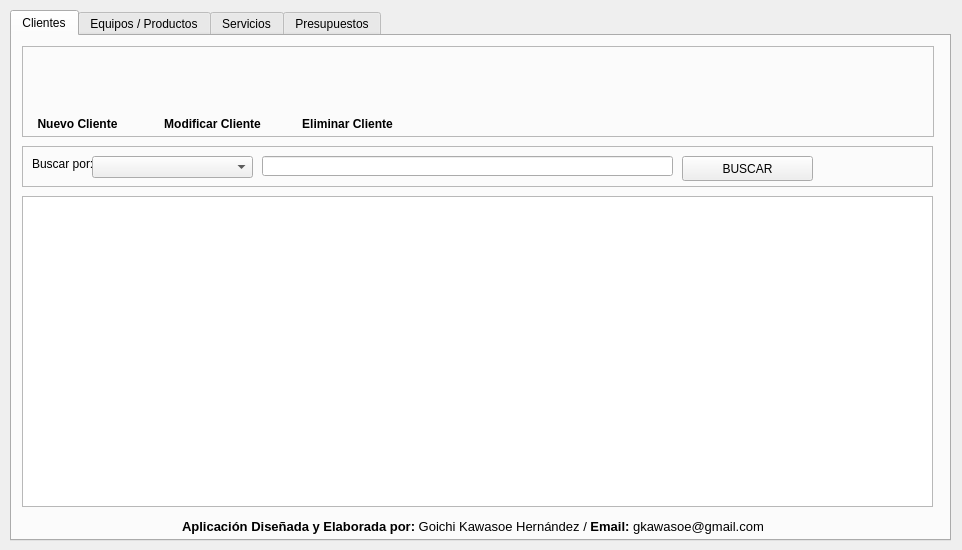
<?xml version="1.0" encoding="UTF-8"?>
<ui version="4.0">
 <class>PantallaPrincipalWindow</class>
 <widget class="QWidget" name="PantallaPrincipalWindow">
  <property name="geometry">
   <rect>
    <x>0</x>
    <y>0</y>
    <width>962</width>
    <height>550</height>
   </rect>
  </property>
  <property name="windowTitle">
   <string>Sistema de Facturación - Tecno Servicios A.J. Rojas</string>
  </property>
  <property name="windowIcon">
   <iconset>
    <normaloff>../assets/icons/logo_empresa.jpg</normaloff>../assets/icons/logo_empresa.jpg</iconset>
  </property>
  <widget class="QTabWidget" name="tabWidget">
   <property name="geometry">
    <rect>
     <x>10</x>
     <y>10</y>
     <width>941</width>
     <height>531</height>
    </rect>
   </property>
   <property name="currentIndex">
    <number>0</number>
   </property>
   <widget class="QWidget" name="tab">
    <attribute name="title">
     <string>Clientes</string>
    </attribute>
    <widget class="QFrame" name="clienteBotonFrame">
     <property name="geometry">
      <rect>
       <x>10</x>
       <y>10</y>
       <width>912</width>
       <height>91</height>
      </rect>
     </property>
     <property name="frameShape">
      <enum>QFrame::StyledPanel</enum>
     </property>
     <property name="frameShadow">
      <enum>QFrame::Raised</enum>
     </property>
     <widget class="QPushButton" name="clienteRegBoton">
      <property name="geometry">
       <rect>
        <x>20</x>
        <y>10</y>
        <width>71</width>
        <height>51</height>
       </rect>
      </property>
      <property name="cursor">
       <cursorShape>PointingHandCursor</cursorShape>
      </property>
      <property name="styleSheet">
       <string notr="true">QPushButton:hover
{
	border-style: solid;
	background-color: #bbdefb;
}

QPushButton:pressed
{
	background-color: #0069c0;
}</string>
      </property>
      <property name="text">
       <string/>
      </property>
      <property name="icon">
       <iconset>
        <normaloff>../assets/icons/clientes/nuevo cliente.png</normaloff>../assets/icons/clientes/nuevo cliente.png</iconset>
      </property>
      <property name="iconSize">
       <size>
        <width>50</width>
        <height>50</height>
       </size>
      </property>
      <property name="flat">
       <bool>true</bool>
      </property>
     </widget>
     <widget class="QLabel" name="label">
      <property name="geometry">
       <rect>
        <x>10</x>
        <y>70</y>
        <width>91</width>
        <height>16</height>
       </rect>
      </property>
      <property name="text">
       <string>&lt;html&gt;&lt;head/&gt;&lt;body&gt;&lt;p align=&quot;center&quot;&gt;&lt;span style=&quot; font-weight:600;&quot;&gt;Nuevo Cliente&lt;/span&gt;&lt;/p&gt;&lt;/body&gt;&lt;/html&gt;</string>
      </property>
     </widget>
     <widget class="QLabel" name="label_2">
      <property name="geometry">
       <rect>
        <x>140</x>
        <y>70</y>
        <width>101</width>
        <height>16</height>
       </rect>
      </property>
      <property name="text">
       <string>&lt;html&gt;&lt;head/&gt;&lt;body&gt;&lt;p align=&quot;center&quot;&gt;&lt;span style=&quot; font-weight:600;&quot;&gt;Modificar Cliente&lt;/span&gt;&lt;/p&gt;&lt;/body&gt;&lt;/html&gt;</string>
      </property>
     </widget>
     <widget class="QPushButton" name="clienteModBoton">
      <property name="geometry">
       <rect>
        <x>150</x>
        <y>10</y>
        <width>71</width>
        <height>51</height>
       </rect>
      </property>
      <property name="cursor">
       <cursorShape>PointingHandCursor</cursorShape>
      </property>
      <property name="styleSheet">
       <string notr="true">QPushButton:hover
{
	border-style: solid;
	background-color: #bbdefb;
}

QPushButton:pressed
{
	background-color: #0069c0;
}</string>
      </property>
      <property name="text">
       <string/>
      </property>
      <property name="icon">
       <iconset>
        <normaloff>../assets/icons/clientes/modificar cliente.png</normaloff>../assets/icons/clientes/modificar cliente.png</iconset>
      </property>
      <property name="iconSize">
       <size>
        <width>50</width>
        <height>50</height>
       </size>
      </property>
      <property name="flat">
       <bool>true</bool>
      </property>
     </widget>
     <widget class="QLabel" name="label_3">
      <property name="geometry">
       <rect>
        <x>280</x>
        <y>70</y>
        <width>91</width>
        <height>16</height>
       </rect>
      </property>
      <property name="text">
       <string>&lt;html&gt;&lt;head/&gt;&lt;body&gt;&lt;p align=&quot;center&quot;&gt;&lt;span style=&quot; font-weight:600;&quot;&gt;Eliminar Cliente&lt;/span&gt;&lt;/p&gt;&lt;/body&gt;&lt;/html&gt;</string>
      </property>
     </widget>
     <widget class="QPushButton" name="clienteElimBoton">
      <property name="geometry">
       <rect>
        <x>290</x>
        <y>10</y>
        <width>71</width>
        <height>51</height>
       </rect>
      </property>
      <property name="cursor">
       <cursorShape>PointingHandCursor</cursorShape>
      </property>
      <property name="styleSheet">
       <string notr="true">QPushButton:hover
{
	border-style: solid;
	background-color: #bbdefb;
}

QPushButton:pressed
{
	background-color: #0069c0;
}</string>
      </property>
      <property name="text">
       <string/>
      </property>
      <property name="icon">
       <iconset>
        <normaloff>../assets/icons/clientes/eliminar cliente.png</normaloff>../assets/icons/clientes/eliminar cliente.png</iconset>
      </property>
      <property name="iconSize">
       <size>
        <width>50</width>
        <height>50</height>
       </size>
      </property>
      <property name="flat">
       <bool>true</bool>
      </property>
     </widget>
    </widget>
    <widget class="QFrame" name="frame">
     <property name="geometry">
      <rect>
       <x>10</x>
       <y>110</y>
       <width>911</width>
       <height>41</height>
      </rect>
     </property>
     <property name="frameShape">
      <enum>QFrame::StyledPanel</enum>
     </property>
     <property name="frameShadow">
      <enum>QFrame::Raised</enum>
     </property>
     <widget class="QLabel" name="label_4">
      <property name="geometry">
       <rect>
        <x>10</x>
        <y>10</y>
        <width>61</width>
        <height>16</height>
       </rect>
      </property>
      <property name="text">
       <string>&lt;html&gt;&lt;head/&gt;&lt;body&gt;&lt;p&gt;Buscar por:&lt;/p&gt;&lt;/body&gt;&lt;/html&gt;</string>
      </property>
     </widget>
     <widget class="QComboBox" name="clienteBusComboBox">
      <property name="geometry">
       <rect>
        <x>70</x>
        <y>10</y>
        <width>161</width>
        <height>22</height>
       </rect>
      </property>
     </widget>
     <widget class="QLineEdit" name="clienteBusLineEdit">
      <property name="geometry">
       <rect>
        <x>240</x>
        <y>10</y>
        <width>411</width>
        <height>20</height>
       </rect>
      </property>
     </widget>
     <widget class="QPushButton" name="clienteBusBoton">
      <property name="geometry">
       <rect>
        <x>660</x>
        <y>10</y>
        <width>131</width>
        <height>25</height>
       </rect>
      </property>
      <property name="text">
       <string>BUSCAR</string>
      </property>
      <property name="icon">
       <iconset>
        <normaloff>../assets/icons/botones/buscar.png</normaloff>../assets/icons/botones/buscar.png</iconset>
      </property>
      <property name="iconSize">
       <size>
        <width>30</width>
        <height>30</height>
       </size>
      </property>
     </widget>
    </widget>
    <widget class="QTableWidget" name="clienteTabla">
     <property name="geometry">
      <rect>
       <x>10</x>
       <y>160</y>
       <width>911</width>
       <height>311</height>
      </rect>
     </property>
    </widget>
    <widget class="QLabel" name="label_19">
     <property name="geometry">
      <rect>
       <x>170</x>
       <y>480</y>
       <width>611</width>
       <height>21</height>
      </rect>
     </property>
     <property name="text">
      <string>&lt;html&gt;&lt;head/&gt;&lt;body&gt;&lt;p&gt;&lt;span style=&quot; font-size:10pt; font-weight:600;&quot;&gt;Aplicación Diseñada y Elaborada por:&lt;/span&gt;&lt;span style=&quot; font-size:10pt;&quot;&gt; Goichi Kawasoe Hernández / &lt;/span&gt;&lt;span style=&quot; font-size:10pt; font-weight:600;&quot;&gt;Email: &lt;/span&gt;&lt;span style=&quot; font-size:10pt;&quot;&gt;gkawasoe@gmail.com&lt;/span&gt;&lt;/p&gt;&lt;/body&gt;&lt;/html&gt;</string>
     </property>
    </widget>
   </widget>
   <widget class="QWidget" name="tab_3">
    <attribute name="title">
     <string>Equipos / Productos</string>
    </attribute>
    <widget class="QFrame" name="clienteBotonFrame_2">
     <property name="geometry">
      <rect>
       <x>10</x>
       <y>10</y>
       <width>912</width>
       <height>91</height>
      </rect>
     </property>
     <property name="frameShape">
      <enum>QFrame::StyledPanel</enum>
     </property>
     <property name="frameShadow">
      <enum>QFrame::Raised</enum>
     </property>
     <widget class="QPushButton" name="equipoRegBoton">
      <property name="geometry">
       <rect>
        <x>20</x>
        <y>10</y>
        <width>71</width>
        <height>51</height>
       </rect>
      </property>
      <property name="cursor">
       <cursorShape>PointingHandCursor</cursorShape>
      </property>
      <property name="styleSheet">
       <string notr="true">QPushButton:hover
{
	border-style: solid;
	background-color: #bbdefb;
}

QPushButton:pressed
{
	background-color: #0069c0;
}</string>
      </property>
      <property name="text">
       <string/>
      </property>
      <property name="icon">
       <iconset>
        <normaloff>../assets/icons/equipos_productos/nuevo.png</normaloff>../assets/icons/equipos_productos/nuevo.png</iconset>
      </property>
      <property name="iconSize">
       <size>
        <width>50</width>
        <height>50</height>
       </size>
      </property>
      <property name="flat">
       <bool>true</bool>
      </property>
     </widget>
     <widget class="QLabel" name="label_5">
      <property name="geometry">
       <rect>
        <x>10</x>
        <y>70</y>
        <width>101</width>
        <height>16</height>
       </rect>
      </property>
      <property name="text">
       <string>&lt;html&gt;&lt;head/&gt;&lt;body&gt;&lt;p align=&quot;center&quot;&gt;&lt;span style=&quot; font-weight:600;&quot;&gt;Nuevo Producto&lt;/span&gt;&lt;/p&gt;&lt;/body&gt;&lt;/html&gt;</string>
      </property>
     </widget>
     <widget class="QLabel" name="label_6">
      <property name="geometry">
       <rect>
        <x>135</x>
        <y>70</y>
        <width>111</width>
        <height>16</height>
       </rect>
      </property>
      <property name="text">
       <string>&lt;html&gt;&lt;head/&gt;&lt;body&gt;&lt;p align=&quot;center&quot;&gt;&lt;span style=&quot; font-weight:600;&quot;&gt;Modificar Producto&lt;/span&gt;&lt;/p&gt;&lt;/body&gt;&lt;/html&gt;</string>
      </property>
     </widget>
     <widget class="QPushButton" name="equipoModBoton">
      <property name="geometry">
       <rect>
        <x>150</x>
        <y>10</y>
        <width>71</width>
        <height>51</height>
       </rect>
      </property>
      <property name="cursor">
       <cursorShape>PointingHandCursor</cursorShape>
      </property>
      <property name="styleSheet">
       <string notr="true">QPushButton:hover
{
	border-style: solid;
	background-color: #bbdefb;
}

QPushButton:pressed
{
	background-color: #0069c0;
}</string>
      </property>
      <property name="text">
       <string/>
      </property>
      <property name="icon">
       <iconset>
        <normaloff>../assets/icons/equipos_productos/modificar.png</normaloff>../assets/icons/equipos_productos/modificar.png</iconset>
      </property>
      <property name="iconSize">
       <size>
        <width>50</width>
        <height>50</height>
       </size>
      </property>
      <property name="flat">
       <bool>true</bool>
      </property>
     </widget>
     <widget class="QLabel" name="label_7">
      <property name="geometry">
       <rect>
        <x>280</x>
        <y>70</y>
        <width>101</width>
        <height>16</height>
       </rect>
      </property>
      <property name="text">
       <string>&lt;html&gt;&lt;head/&gt;&lt;body&gt;&lt;p align=&quot;center&quot;&gt;&lt;span style=&quot; font-weight:600;&quot;&gt;Eliminar Producto&lt;/span&gt;&lt;/p&gt;&lt;/body&gt;&lt;/html&gt;</string>
      </property>
     </widget>
     <widget class="QPushButton" name="equipoElimBoton">
      <property name="geometry">
       <rect>
        <x>290</x>
        <y>10</y>
        <width>71</width>
        <height>51</height>
       </rect>
      </property>
      <property name="cursor">
       <cursorShape>PointingHandCursor</cursorShape>
      </property>
      <property name="styleSheet">
       <string notr="true">QPushButton:hover
{
	border-style: solid;
	background-color: #bbdefb;
}

QPushButton:pressed
{
	background-color: #0069c0;
}</string>
      </property>
      <property name="text">
       <string/>
      </property>
      <property name="icon">
       <iconset>
        <normaloff>../assets/icons/equipos_productos/eliminar.png</normaloff>../assets/icons/equipos_productos/eliminar.png</iconset>
      </property>
      <property name="iconSize">
       <size>
        <width>50</width>
        <height>50</height>
       </size>
      </property>
      <property name="flat">
       <bool>true</bool>
      </property>
     </widget>
    </widget>
    <widget class="QTableWidget" name="equipoTabla">
     <property name="geometry">
      <rect>
       <x>10</x>
       <y>160</y>
       <width>911</width>
       <height>311</height>
      </rect>
     </property>
    </widget>
    <widget class="QFrame" name="frame_2">
     <property name="geometry">
      <rect>
       <x>10</x>
       <y>110</y>
       <width>911</width>
       <height>41</height>
      </rect>
     </property>
     <property name="frameShape">
      <enum>QFrame::StyledPanel</enum>
     </property>
     <property name="frameShadow">
      <enum>QFrame::Raised</enum>
     </property>
     <widget class="QLabel" name="label_8">
      <property name="geometry">
       <rect>
        <x>10</x>
        <y>10</y>
        <width>61</width>
        <height>16</height>
       </rect>
      </property>
      <property name="text">
       <string>&lt;html&gt;&lt;head/&gt;&lt;body&gt;&lt;p&gt;Buscar por:&lt;/p&gt;&lt;/body&gt;&lt;/html&gt;</string>
      </property>
     </widget>
     <widget class="QComboBox" name="equipoBusComboBox">
      <property name="geometry">
       <rect>
        <x>70</x>
        <y>10</y>
        <width>161</width>
        <height>22</height>
       </rect>
      </property>
     </widget>
     <widget class="QLineEdit" name="equipoBusLineEdit">
      <property name="geometry">
       <rect>
        <x>240</x>
        <y>10</y>
        <width>411</width>
        <height>20</height>
       </rect>
      </property>
     </widget>
     <widget class="QPushButton" name="equipoBusBoton">
      <property name="geometry">
       <rect>
        <x>660</x>
        <y>10</y>
        <width>131</width>
        <height>25</height>
       </rect>
      </property>
      <property name="text">
       <string>BUSCAR</string>
      </property>
      <property name="icon">
       <iconset>
        <normaloff>../assets/icons/botones/buscar.png</normaloff>../assets/icons/botones/buscar.png</iconset>
      </property>
      <property name="iconSize">
       <size>
        <width>30</width>
        <height>30</height>
       </size>
      </property>
     </widget>
    </widget>
    <widget class="QLabel" name="label_20">
     <property name="geometry">
      <rect>
       <x>170</x>
       <y>480</y>
       <width>611</width>
       <height>21</height>
      </rect>
     </property>
     <property name="text">
      <string>&lt;html&gt;&lt;head/&gt;&lt;body&gt;&lt;p&gt;&lt;span style=&quot; font-size:10pt; font-weight:600;&quot;&gt;Aplicación Diseñada y Elaborada por:&lt;/span&gt;&lt;span style=&quot; font-size:10pt;&quot;&gt; Goichi Kawasoe Hernández / &lt;/span&gt;&lt;span style=&quot; font-size:10pt; font-weight:600;&quot;&gt;Email: &lt;/span&gt;&lt;span style=&quot; font-size:10pt;&quot;&gt;gkawasoe@gmail.com&lt;/span&gt;&lt;/p&gt;&lt;/body&gt;&lt;/html&gt;</string>
     </property>
    </widget>
   </widget>
   <widget class="QWidget" name="tab_2">
    <attribute name="title">
     <string>Servicios</string>
    </attribute>
    <widget class="QFrame" name="clienteBotonFrame_3">
     <property name="geometry">
      <rect>
       <x>10</x>
       <y>10</y>
       <width>912</width>
       <height>91</height>
      </rect>
     </property>
     <property name="frameShape">
      <enum>QFrame::StyledPanel</enum>
     </property>
     <property name="frameShadow">
      <enum>QFrame::Raised</enum>
     </property>
     <widget class="QPushButton" name="servicioRegBoton">
      <property name="geometry">
       <rect>
        <x>20</x>
        <y>10</y>
        <width>71</width>
        <height>51</height>
       </rect>
      </property>
      <property name="cursor">
       <cursorShape>PointingHandCursor</cursorShape>
      </property>
      <property name="styleSheet">
       <string notr="true">QPushButton:hover
{
	border-style: solid;
	background-color: #bbdefb;
}

QPushButton:pressed
{
	background-color: #0069c0;
}</string>
      </property>
      <property name="text">
       <string/>
      </property>
      <property name="icon">
       <iconset>
        <normaloff>../assets/icons/servicios/nuevo servicio.png</normaloff>../assets/icons/servicios/nuevo servicio.png</iconset>
      </property>
      <property name="iconSize">
       <size>
        <width>50</width>
        <height>50</height>
       </size>
      </property>
      <property name="flat">
       <bool>true</bool>
      </property>
     </widget>
     <widget class="QLabel" name="label_9">
      <property name="geometry">
       <rect>
        <x>10</x>
        <y>70</y>
        <width>91</width>
        <height>16</height>
       </rect>
      </property>
      <property name="text">
       <string>&lt;html&gt;&lt;head/&gt;&lt;body&gt;&lt;p align=&quot;center&quot;&gt;&lt;span style=&quot; font-weight:600;&quot;&gt;Nuevo Servicio&lt;/span&gt;&lt;/p&gt;&lt;/body&gt;&lt;/html&gt;</string>
      </property>
     </widget>
     <widget class="QLabel" name="label_10">
      <property name="geometry">
       <rect>
        <x>140</x>
        <y>70</y>
        <width>101</width>
        <height>16</height>
       </rect>
      </property>
      <property name="text">
       <string>&lt;html&gt;&lt;head/&gt;&lt;body&gt;&lt;p align=&quot;center&quot;&gt;&lt;span style=&quot; font-weight:600;&quot;&gt;Modificar Servicio&lt;/span&gt;&lt;/p&gt;&lt;/body&gt;&lt;/html&gt;</string>
      </property>
     </widget>
     <widget class="QPushButton" name="servicioModBoton">
      <property name="geometry">
       <rect>
        <x>150</x>
        <y>10</y>
        <width>71</width>
        <height>51</height>
       </rect>
      </property>
      <property name="cursor">
       <cursorShape>PointingHandCursor</cursorShape>
      </property>
      <property name="styleSheet">
       <string notr="true">QPushButton:hover
{
	border-style: solid;
	background-color: #bbdefb;
}

QPushButton:pressed
{
	background-color: #0069c0;
}</string>
      </property>
      <property name="text">
       <string/>
      </property>
      <property name="icon">
       <iconset>
        <normaloff>../assets/icons/servicios/modificar servicio.png</normaloff>../assets/icons/servicios/modificar servicio.png</iconset>
      </property>
      <property name="iconSize">
       <size>
        <width>50</width>
        <height>50</height>
       </size>
      </property>
      <property name="flat">
       <bool>true</bool>
      </property>
     </widget>
     <widget class="QLabel" name="label_11">
      <property name="geometry">
       <rect>
        <x>280</x>
        <y>70</y>
        <width>101</width>
        <height>16</height>
       </rect>
      </property>
      <property name="text">
       <string>&lt;html&gt;&lt;head/&gt;&lt;body&gt;&lt;p align=&quot;center&quot;&gt;&lt;span style=&quot; font-weight:600;&quot;&gt;Eliminar Servicio&lt;/span&gt;&lt;/p&gt;&lt;/body&gt;&lt;/html&gt;</string>
      </property>
     </widget>
     <widget class="QPushButton" name="servicioElimBoton">
      <property name="geometry">
       <rect>
        <x>290</x>
        <y>10</y>
        <width>71</width>
        <height>51</height>
       </rect>
      </property>
      <property name="cursor">
       <cursorShape>PointingHandCursor</cursorShape>
      </property>
      <property name="styleSheet">
       <string notr="true">QPushButton:hover
{
	border-style: solid;
	background-color: #bbdefb;
}

QPushButton:pressed
{
	background-color: #0069c0;
}</string>
      </property>
      <property name="text">
       <string/>
      </property>
      <property name="icon">
       <iconset>
        <normaloff>../assets/icons/servicios/cancelar servicio.png</normaloff>../assets/icons/servicios/cancelar servicio.png</iconset>
      </property>
      <property name="iconSize">
       <size>
        <width>50</width>
        <height>50</height>
       </size>
      </property>
      <property name="flat">
       <bool>true</bool>
      </property>
     </widget>
    </widget>
    <widget class="QTableWidget" name="servicioTabla">
     <property name="geometry">
      <rect>
       <x>10</x>
       <y>160</y>
       <width>911</width>
       <height>311</height>
      </rect>
     </property>
    </widget>
    <widget class="QFrame" name="frame_3">
     <property name="geometry">
      <rect>
       <x>10</x>
       <y>110</y>
       <width>911</width>
       <height>41</height>
      </rect>
     </property>
     <property name="frameShape">
      <enum>QFrame::StyledPanel</enum>
     </property>
     <property name="frameShadow">
      <enum>QFrame::Raised</enum>
     </property>
     <widget class="QLabel" name="label_12">
      <property name="geometry">
       <rect>
        <x>10</x>
        <y>10</y>
        <width>61</width>
        <height>16</height>
       </rect>
      </property>
      <property name="text">
       <string>&lt;html&gt;&lt;head/&gt;&lt;body&gt;&lt;p&gt;Buscar por:&lt;/p&gt;&lt;/body&gt;&lt;/html&gt;</string>
      </property>
     </widget>
     <widget class="QComboBox" name="servicioBusComboBox">
      <property name="geometry">
       <rect>
        <x>70</x>
        <y>10</y>
        <width>161</width>
        <height>22</height>
       </rect>
      </property>
     </widget>
     <widget class="QLineEdit" name="servicioBusLineEdit">
      <property name="geometry">
       <rect>
        <x>240</x>
        <y>10</y>
        <width>411</width>
        <height>20</height>
       </rect>
      </property>
     </widget>
     <widget class="QPushButton" name="servicioBusBoton">
      <property name="geometry">
       <rect>
        <x>660</x>
        <y>10</y>
        <width>131</width>
        <height>25</height>
       </rect>
      </property>
      <property name="text">
       <string>BUSCAR</string>
      </property>
      <property name="icon">
       <iconset>
        <normaloff>../assets/icons/botones/buscar.png</normaloff>../assets/icons/botones/buscar.png</iconset>
      </property>
      <property name="iconSize">
       <size>
        <width>30</width>
        <height>30</height>
       </size>
      </property>
     </widget>
    </widget>
    <widget class="QLabel" name="label_21">
     <property name="geometry">
      <rect>
       <x>170</x>
       <y>480</y>
       <width>611</width>
       <height>21</height>
      </rect>
     </property>
     <property name="text">
      <string>&lt;html&gt;&lt;head/&gt;&lt;body&gt;&lt;p&gt;&lt;span style=&quot; font-size:10pt; font-weight:600;&quot;&gt;Aplicación Diseñada y Elaborada por:&lt;/span&gt;&lt;span style=&quot; font-size:10pt;&quot;&gt; Goichi Kawasoe Hernández / &lt;/span&gt;&lt;span style=&quot; font-size:10pt; font-weight:600;&quot;&gt;Email: &lt;/span&gt;&lt;span style=&quot; font-size:10pt;&quot;&gt;gkawasoe@gmail.com&lt;/span&gt;&lt;/p&gt;&lt;/body&gt;&lt;/html&gt;</string>
     </property>
    </widget>
   </widget>
   <widget class="QWidget" name="tab_4">
    <attribute name="title">
     <string>Presupuestos</string>
    </attribute>
    <widget class="QFrame" name="clienteBotonFrame_4">
     <property name="geometry">
      <rect>
       <x>10</x>
       <y>10</y>
       <width>912</width>
       <height>91</height>
      </rect>
     </property>
     <property name="frameShape">
      <enum>QFrame::StyledPanel</enum>
     </property>
     <property name="frameShadow">
      <enum>QFrame::Raised</enum>
     </property>
     <widget class="QPushButton" name="presupuestoRegBoton">
      <property name="geometry">
       <rect>
        <x>20</x>
        <y>10</y>
        <width>71</width>
        <height>51</height>
       </rect>
      </property>
      <property name="cursor">
       <cursorShape>PointingHandCursor</cursorShape>
      </property>
      <property name="styleSheet">
       <string notr="true">QPushButton:hover
{
	border-style: solid;
	background-color: #bbdefb;
}

QPushButton:pressed
{
	background-color: #0069c0;
}</string>
      </property>
      <property name="text">
       <string/>
      </property>
      <property name="icon">
       <iconset>
        <normaloff>../assets/icons/presupuestos/nuevo presupuesto.png</normaloff>../assets/icons/presupuestos/nuevo presupuesto.png</iconset>
      </property>
      <property name="iconSize">
       <size>
        <width>50</width>
        <height>50</height>
       </size>
      </property>
      <property name="flat">
       <bool>true</bool>
      </property>
     </widget>
     <widget class="QLabel" name="label_13">
      <property name="geometry">
       <rect>
        <x>0</x>
        <y>70</y>
        <width>121</width>
        <height>16</height>
       </rect>
      </property>
      <property name="text">
       <string>&lt;html&gt;&lt;head/&gt;&lt;body&gt;&lt;p align=&quot;center&quot;&gt;&lt;span style=&quot; font-weight:600;&quot;&gt;Nuevo Presupuesto&lt;/span&gt;&lt;/p&gt;&lt;/body&gt;&lt;/html&gt;</string>
      </property>
     </widget>
     <widget class="QLabel" name="label_14">
      <property name="geometry">
       <rect>
        <x>130</x>
        <y>70</y>
        <width>131</width>
        <height>16</height>
       </rect>
      </property>
      <property name="text">
       <string>&lt;html&gt;&lt;head/&gt;&lt;body&gt;&lt;p align=&quot;center&quot;&gt;&lt;span style=&quot; font-weight:600;&quot;&gt;Modificar Presupuesto&lt;/span&gt;&lt;/p&gt;&lt;/body&gt;&lt;/html&gt;</string>
      </property>
     </widget>
     <widget class="QPushButton" name="presupuestoModBoton">
      <property name="geometry">
       <rect>
        <x>150</x>
        <y>10</y>
        <width>71</width>
        <height>51</height>
       </rect>
      </property>
      <property name="cursor">
       <cursorShape>PointingHandCursor</cursorShape>
      </property>
      <property name="styleSheet">
       <string notr="true">QPushButton:hover
{
	border-style: solid;
	background-color: #bbdefb;
}

QPushButton:pressed
{
	background-color: #0069c0;
}</string>
      </property>
      <property name="text">
       <string/>
      </property>
      <property name="icon">
       <iconset>
        <normaloff>../assets/icons/presupuestos/modificar presupuesto.png</normaloff>../assets/icons/presupuestos/modificar presupuesto.png</iconset>
      </property>
      <property name="iconSize">
       <size>
        <width>50</width>
        <height>50</height>
       </size>
      </property>
      <property name="flat">
       <bool>true</bool>
      </property>
     </widget>
     <widget class="QLabel" name="label_15">
      <property name="geometry">
       <rect>
        <x>270</x>
        <y>70</y>
        <width>131</width>
        <height>16</height>
       </rect>
      </property>
      <property name="text">
       <string>&lt;html&gt;&lt;head/&gt;&lt;body&gt;&lt;p align=&quot;center&quot;&gt;&lt;span style=&quot; font-weight:600;&quot;&gt;Eliminar Presupuesto&lt;/span&gt;&lt;/p&gt;&lt;/body&gt;&lt;/html&gt;</string>
      </property>
     </widget>
     <widget class="QPushButton" name="presupuestoElimBoton">
      <property name="geometry">
       <rect>
        <x>290</x>
        <y>10</y>
        <width>71</width>
        <height>51</height>
       </rect>
      </property>
      <property name="cursor">
       <cursorShape>PointingHandCursor</cursorShape>
      </property>
      <property name="styleSheet">
       <string notr="true">QPushButton:hover
{
	border-style: solid;
	background-color: #bbdefb;
}

QPushButton:pressed
{
	background-color: #0069c0;
}</string>
      </property>
      <property name="text">
       <string/>
      </property>
      <property name="icon">
       <iconset>
        <normaloff>../assets/icons/presupuestos/eliminar presupuesto.png</normaloff>../assets/icons/presupuestos/eliminar presupuesto.png</iconset>
      </property>
      <property name="iconSize">
       <size>
        <width>50</width>
        <height>50</height>
       </size>
      </property>
      <property name="flat">
       <bool>true</bool>
      </property>
     </widget>
     <widget class="QPushButton" name="presupuestoImpBoton">
      <property name="geometry">
       <rect>
        <x>430</x>
        <y>10</y>
        <width>71</width>
        <height>51</height>
       </rect>
      </property>
      <property name="cursor">
       <cursorShape>PointingHandCursor</cursorShape>
      </property>
      <property name="styleSheet">
       <string notr="true">QPushButton:hover
{
	border-style: solid;
	background-color: #bbdefb;
}

QPushButton:pressed
{
	background-color: #0069c0;
}</string>
      </property>
      <property name="text">
       <string/>
      </property>
      <property name="icon">
       <iconset>
        <normaloff>../assets/icons/presupuestos/imprimir presupuesto.png</normaloff>../assets/icons/presupuestos/imprimir presupuesto.png</iconset>
      </property>
      <property name="iconSize">
       <size>
        <width>50</width>
        <height>50</height>
       </size>
      </property>
      <property name="flat">
       <bool>true</bool>
      </property>
     </widget>
     <widget class="QLabel" name="label_17">
      <property name="geometry">
       <rect>
        <x>410</x>
        <y>70</y>
        <width>131</width>
        <height>16</height>
       </rect>
      </property>
      <property name="text">
       <string>&lt;html&gt;&lt;head/&gt;&lt;body&gt;&lt;p align=&quot;center&quot;&gt;&lt;span style=&quot; font-weight:600;&quot;&gt;Imprimir Presupuesto&lt;/span&gt;&lt;/p&gt;&lt;/body&gt;&lt;/html&gt;</string>
      </property>
     </widget>
    </widget>
    <widget class="QFrame" name="frame_4">
     <property name="geometry">
      <rect>
       <x>10</x>
       <y>110</y>
       <width>911</width>
       <height>41</height>
      </rect>
     </property>
     <property name="frameShape">
      <enum>QFrame::StyledPanel</enum>
     </property>
     <property name="frameShadow">
      <enum>QFrame::Raised</enum>
     </property>
     <widget class="QLabel" name="label_16">
      <property name="geometry">
       <rect>
        <x>10</x>
        <y>10</y>
        <width>61</width>
        <height>16</height>
       </rect>
      </property>
      <property name="text">
       <string>&lt;html&gt;&lt;head/&gt;&lt;body&gt;&lt;p&gt;Buscar por:&lt;/p&gt;&lt;/body&gt;&lt;/html&gt;</string>
      </property>
     </widget>
     <widget class="QComboBox" name="presupuestoBusComboBox">
      <property name="geometry">
       <rect>
        <x>70</x>
        <y>10</y>
        <width>161</width>
        <height>22</height>
       </rect>
      </property>
     </widget>
     <widget class="QLineEdit" name="presupuestoBusLineEdit">
      <property name="geometry">
       <rect>
        <x>240</x>
        <y>10</y>
        <width>411</width>
        <height>20</height>
       </rect>
      </property>
     </widget>
     <widget class="QPushButton" name="presupuestoBusBoton">
      <property name="geometry">
       <rect>
        <x>660</x>
        <y>10</y>
        <width>131</width>
        <height>25</height>
       </rect>
      </property>
      <property name="text">
       <string>BUSCAR</string>
      </property>
      <property name="icon">
       <iconset>
        <normaloff>../assets/icons/botones/buscar.png</normaloff>../assets/icons/botones/buscar.png</iconset>
      </property>
      <property name="iconSize">
       <size>
        <width>30</width>
        <height>30</height>
       </size>
      </property>
     </widget>
    </widget>
    <widget class="QTableWidget" name="presupuestoTabla">
     <property name="geometry">
      <rect>
       <x>10</x>
       <y>160</y>
       <width>911</width>
       <height>311</height>
      </rect>
     </property>
    </widget>
    <widget class="QLabel" name="label_18">
     <property name="geometry">
      <rect>
       <x>170</x>
       <y>480</y>
       <width>611</width>
       <height>21</height>
      </rect>
     </property>
     <property name="text">
      <string>&lt;html&gt;&lt;head/&gt;&lt;body&gt;&lt;p&gt;&lt;span style=&quot; font-size:10pt; font-weight:600;&quot;&gt;Aplicación Diseñada y Elaborada por:&lt;/span&gt;&lt;span style=&quot; font-size:10pt;&quot;&gt; Goichi Kawasoe Hernández / &lt;/span&gt;&lt;span style=&quot; font-size:10pt; font-weight:600;&quot;&gt;Email: &lt;/span&gt;&lt;span style=&quot; font-size:10pt;&quot;&gt;gkawasoe@gmail.com&lt;/span&gt;&lt;/p&gt;&lt;/body&gt;&lt;/html&gt;</string>
     </property>
    </widget>
   </widget>
  </widget>
 </widget>
 <resources/>
 <connections/>
</ui>
